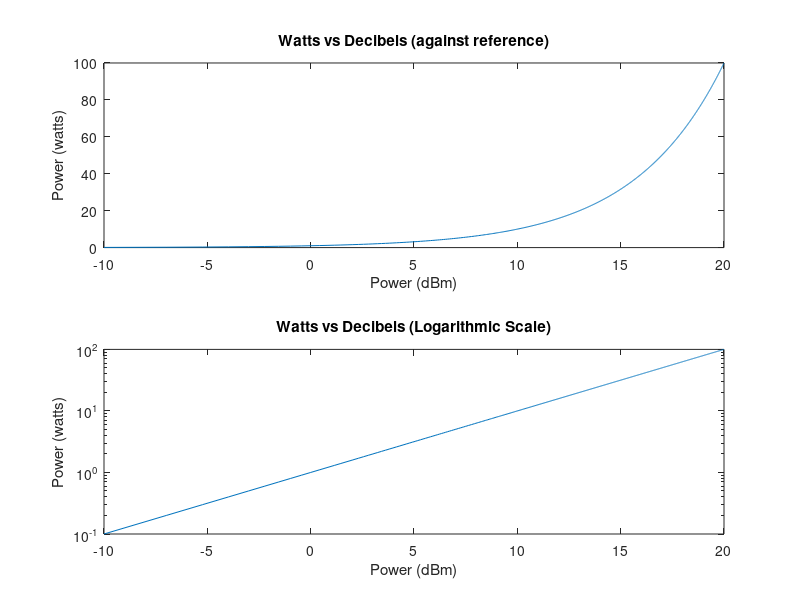

Write the MATLAB code that produced this figure.
% Script File: ch2p13.m
% Chapter 2, Exercise 13: Decibels & Power
%
% Programmer: Cameron Carroll
%
% Purpose: Calculates and plots decibel with respect to some reference
% power level.
%

clc;
clear;
clf;

reference_power = 1;
user_power = input('Enter a power level to calculate with: \n');

decibel_power = 10 .* log10(user_power ./ reference_power)

power_set = 0:0.1:100;
decibel_set = 10 .* log10(power_set ./ reference_power);

subplot(2, 1, 1); plot(decibel_set, power_set);
title('Watts vs Decibels (against reference)');
ylabel('Power (watts)');
xlabel('Power (dBm)');

subplot(2, 1, 2); semilogy(decibel_set, power_set);
title('Watts vs Decibels (Logarithmic Scale)');
ylabel('Power (watts)');
xlabel('Power (dBm)');
